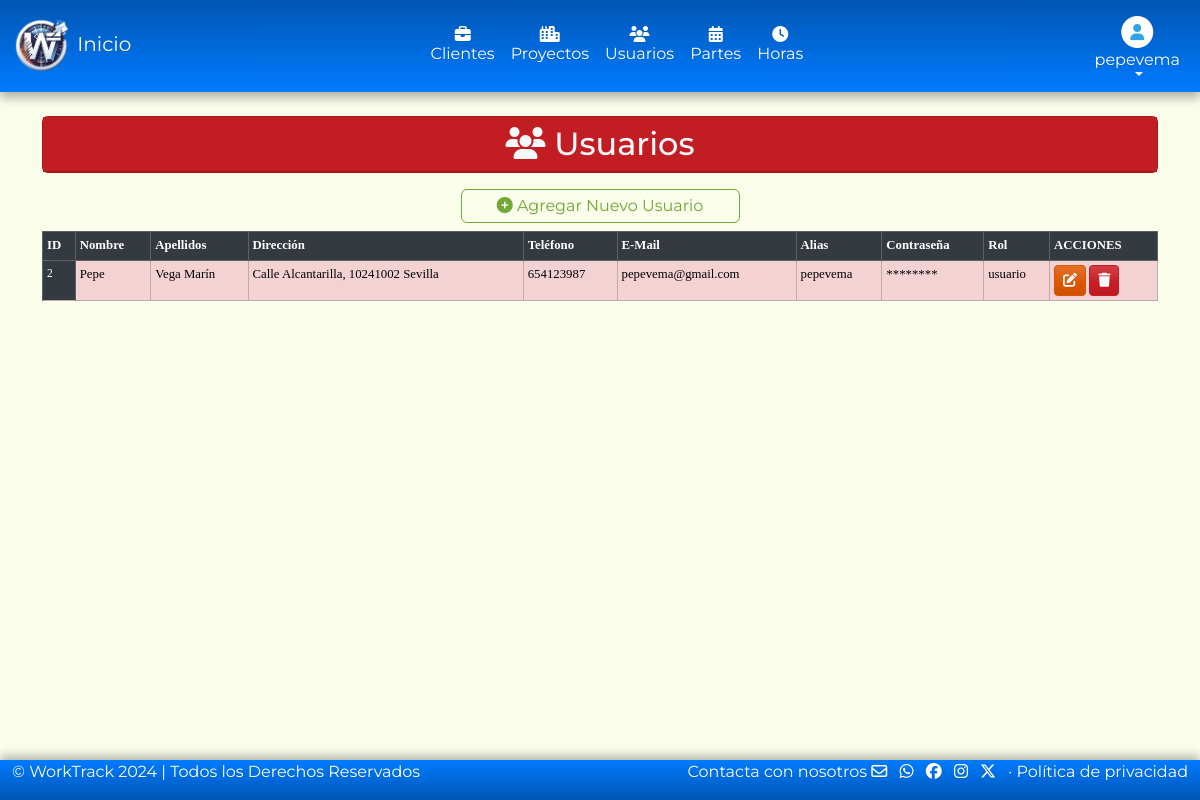
Screenshot of /models/usuarios/usuarios.php (signed in) with the database file from the repository.
### tables this page shows
CREATE TABLE `usuarios` (
  `idUsuario` int(11) NOT NULL,
  `usuario` varchar(50) NOT NULL,
  `password` varchar(100) NOT NULL,
  `nombre` varchar(50) DEFAULT NULL,
  `apellidos` varchar(100) DEFAULT NULL,
  `direccion` varchar(100) DEFAULT NULL,
  `telefono` varchar(9) DEFAULT NULL,
  `email` varchar(50) DEFAULT NULL,
  `idRol` int(5) NOT NULL
);

CREATE TABLE `rol` (
  `idRol` int(2) NOT NULL,
  `rol` varchar(50) DEFAULT NULL
);

### models/usuarios/usuarios.php (the view, shortened to what this page needs)
<?php
require '../../config/conexion.php';
$idUsuario = $_SESSION['idUsuario'];
if ($_SESSION['rol'] == 1) {
    $consultaUsuario = $conexionbd->prepare("SELECT usuarios.idUsuario, usuarios.nombre, usuarios.apellidos, usuarios.direccion, usuarios.telefono, usuarios.email, usuarios.usuario, usuarios.password, rol.rol AS rol
    FROM usuarios
    INNER JOIN rol ON usuarios.idRol = rol.idRol
");
$consultaUsuario->execute();
} else {
    $consultaUsuario = $conexionbd->prepare("SELECT usuarios.idUsuario, usuarios.nombre, usuarios.apellidos, usuarios.direccion, usuarios.telefono, usuarios.email, usuarios.usuario, usuarios.password, rol.rol AS rol
    FROM usuarios
    INNER JOIN rol ON usuarios.idRol = rol.idRol
    WHERE usuarios.idUsuario = :idUsuario
");
    $consultaUsuario->bindParam(':idUsuario', $idUsuario);
    $consultaUsuario->execute();
}
function ocultarPassword($password)
{
    return str_repeat('*', 8);
}
?>
<!DOCTYPE html>
<html lang="es">
<head>
    <link rel="stylesheet" href="/proyectoWT/assets/css/bootstrap.min.css">
    <link rel="stylesheet" href="/proyectoWT/assets/css/all.min.css">
</head>
<header>
    <?php
    if ($_SESSION['rol'] == 1) {
        require_once('../headerAdmin.php');
    } elseif ($_SESSION['rol'] == 2) {
        require_once('../headerUser.php');
    }
    ?>
</header>
<body>
    <div class="container py-4">
        <div class="card text-bg-danger mb-3">
            <span class="placeholder-wave col-12 placeholder-lg bg-danger">
                <h2 class="card-header text-center text-light"><i class="fa-solid fa-users"></i> Usuarios</h2>
            </span>
        </div>
        <div class="d-grid col-3 mx-auto">
            <?php if ($_SESSION['rol'] == 1) : ?>
                <a href="#" class="btn btn-outline-success p-1" data-bs-toggle="modal" data-bs-target="#nuevoUsuarioModal"><i class="fa-solid fa-circle-plus"></i> Agregar Nuevo Usuario</a>
            <?php else : ?>
                <button class='btn btn-outline-success p-1' onclick="alert('No tienes permisos, contacta con el administrador.'); return false;"><i class='fa-solid fa-circle-plus'></i> Agregar Nuevo Usuario</button>
            <?php endif; ?>
        </div>
        <div class="table-responsive-sm">
            <table class="table table-sm table-hover table-bordered mt-2" style="font-size: 0.8em;">
                <thead class="table-dark">
                    <tr>
                        <th>ID</th>
                        <th>Nombre</th>
                        <th>Apellidos</th>
                        <th>Dirección</th>
                        <th>Teléfono</th>
                        <th>E-Mail</th>
                        <th>Alias</th>
                        <th>Contraseña</th>
                        <th>Rol</th>
                        <th>ACCIONES</th>
                    </tr>
                </thead>
                <tbody class="table-danger">
                    <?php while ($registro = $consultaUsuario->fetch(PDO::FETCH_ASSOC)) : ?>
                        <tr>
                            <td class="table-dark" style="font-size: 0.9em;"><?= $registro['idUsuario'] ?></td>
                            <td><?= $registro['nombre'] ?></td>
                            <td><?= $registro['apellidos'] ?></td>
                            <td><?= $registro['direccion'] ?></td>
                            <td><?= $registro['telefono'] ?></td>
                            <td><?= $registro['email'] ?></td>
                            <td><?= $registro['usuario'] ?></td>
                            <td><?= ocultarPassword($registro['password']) ?></td>
                            <td><?= $registro['rol'] ?></td>
                            <td>
                                <?php if ($_SESSION['rol'] == 1) : ?>
                                    <a href="#" class="btn btn-sm btn-warning" data-bs-toggle="modal" data-bs-target="#editarUsuarioModal" data-bs-id="<?= $registro['idUsuario'] ?>"><i class="fa-solid fa-pen-to-square"></i></a>
                                    <a href="#" class="btn btn-sm btn-danger" data-bs-toggle="modal" data-bs-target="#eliminarUsuarioModal" data-bs-id="<?= $registro['idUsuario'] ?>"><i class="fa-solid fa-trash"></i></a>
                                <?php else : ?>
                                    <button class='btn btn-sm btn-warning' onclick="alert('No tienes permisos, contacta con el administrador.'); return false;"><i class='fa-solid fa-pen-to-square'></i></button>
                                    <button class='btn btn-sm btn-danger' onclick="alert('No tienes permisos, contacta con el administrador.'); return false;"><i class='fa-solid fa-trash'></i></button>
                                <?php endif; ?>
                            </td>
                        </tr>
                    <?php endwhile; ?>
                </tbody>
            </table>
        </div>
    </div>
</body>
<footer>
    <?php
    require_once('../footer.php');
    ?>
</footer>
</html>

### models/headerUser.php (style rules this page uses)
body { font-family: 'Montserrat'; background-color: #fbfeeb; }
.table { font-family: 'Lucida Sans'; }

### rows the page displays
usuarios: idUsuario "2", nombre "Pepe", apellidos "Vega Marín", direccion "Calle Alcantarilla, 10241002 Sevilla", telefono "654123987", email "pepevema@gmail.com", usuario "pepevema", password "********", idRol.rol "usuario"

### other values shown
$_SESSION['usuario'] "pepevema"
